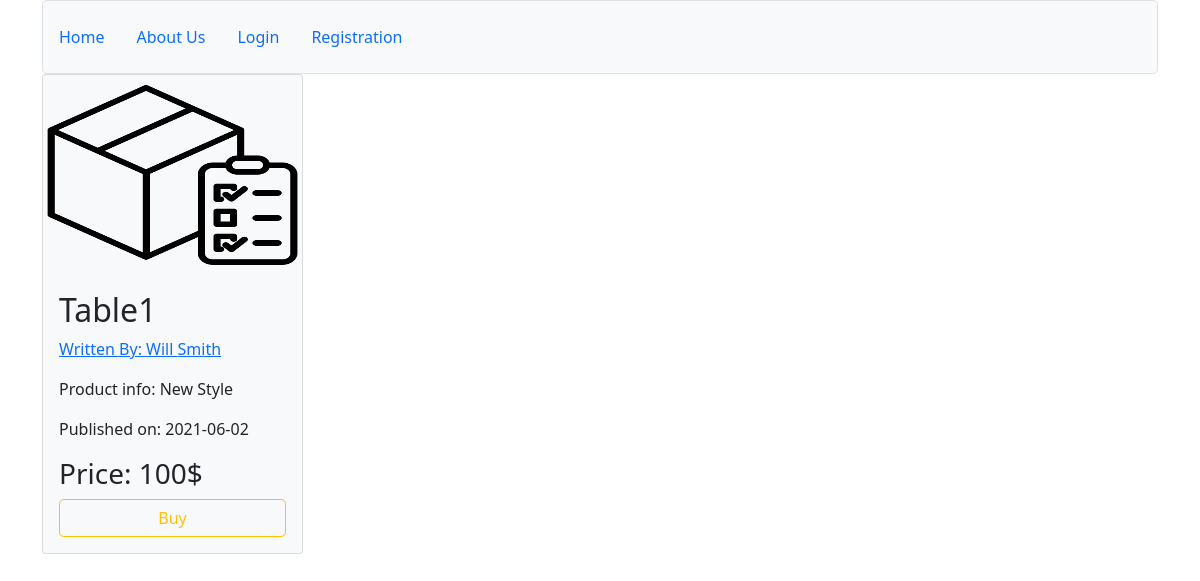
Page /2 on the earlier database version.
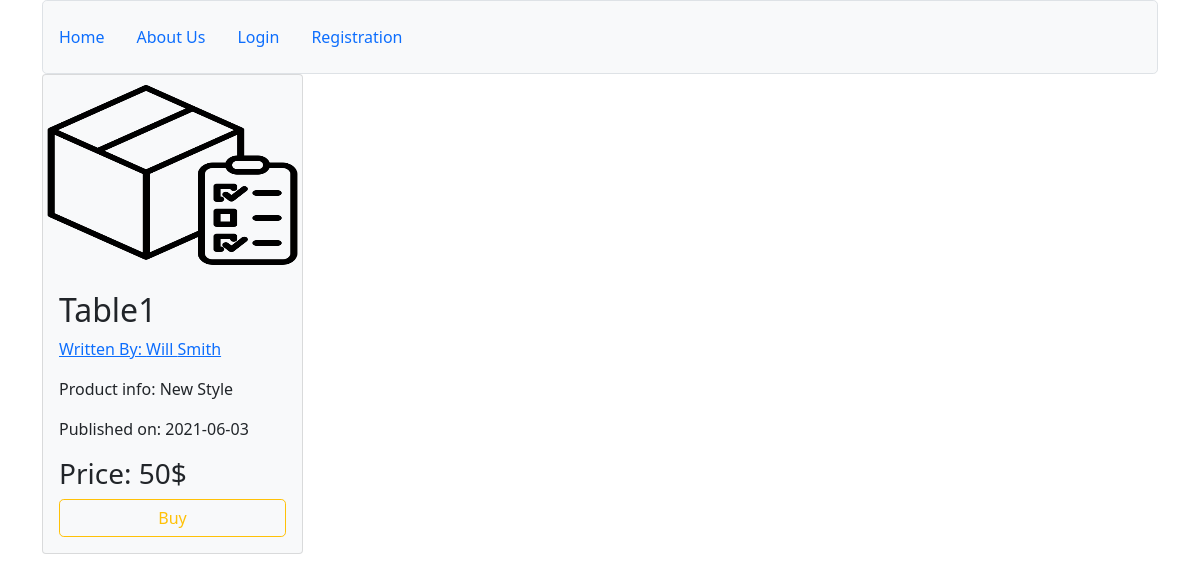
Same page on the later database version.
### myproject/modles.py (models this page shows, shortened)
class Product(db.Model, UserMixin):
    __tablename__ = 'products'
    users = db.relationship(User)
    id = db.Column(db.Integer, primary_key=True)
    user_id = db.Column(db.Integer, db.ForeignKey('users.id'), nullable=False)
    product_name = db.Column(db.String(64), nullable=False)
    product_info = db.Column(db.Text, nullable=False)
    product_price = db.Column(db.String(64), nullable=False)
    product_image = db.Column(db.String(128), nullable=False, default='default_product_image.png')
    date = db.Column(db.DateTime, nullable=False, default=datetime.utcnow)
    buyers = db.relationship('Buyer', backref='products', lazy=True)

### myproject/users/views.py (the view)
@users.route("/<email>")
def user_posts(email):
    user = User.query.filter_by(email=email).first_or_404()
    product_posts = Product.query.filter_by(author=user).order_by(Product.date.desc())
    return render_template('user_product_posts.html', product_posts=product_posts, user=user)

### myproject/product/views.py (called while the page is built)
@products.route('/<int:product_id>')
def product(product_id):
    my_product = Product.query.get_or_404(product_id)
    return render_template('product.html', my_product=my_product)

### myproject/templates/product.html (shortened to what this page needs)
{% extends 'base.html' %}
{% block content %}
        <div class="row ">
            <div class="col-3">
                <div class="card bg-light">
                    <img src="{{url_for('static', filename='product_pics/'+my_product.product_image)}}" class="card-img-top" height="200px">
                    <div class="card-body">
                        <h2>{{my_product.product_name}}</h2>
                        <a href="{{url_for('users.user_posts', email=my_product.author.email)}}">Written By: {{my_product.author.name}} {{my_product.author.surname}}</a>
                        <p class="mt-3">Product info: {{my_product.product_info}}</p>
                        <p>Published on: {{my_product.date.strftime('%Y-%m-%d')}}</p>
                        <h3>Price: {{my_product.product_price}}</h3>
                        {% if  my_product.author != current_user%}
                            <a href="{{url_for('products.buy_product', product_id=my_product.id)}}" class="btn btn-outline-warning rounded-3 w-100">Buy</a>
                        {% endif %}
                    </div>
                </div>
            </div>
        </div>
{% endblock %}

Differences in the rows shown:
changed Product "Table1": date "2021-06-02" → "2021-06-03"; product_price "100$" → "50$"
